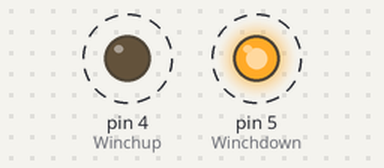
This sketch was run on a simulated Arduino Uno, built with avr-gcc and run on an emulated ATmega328P. Shown: output pins drawn as LEDs (lit = HIGH). Dashed ring = blinking.

Above: at 0.5 s.
Timing chart, 0 to 4.6 s (numbered marks = the images above):
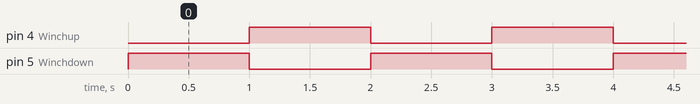

Measured:
- by itself, pin 4 (Winchup), pin 5 (Winchdown): alternates HIGH for 1.0 s and LOW for 1.0 s

The sketch:

Winch.ino
```cpp
int Winchup = 4;
int Winchdown = 5;


void setup() {
  // put your setup code here, to run once:
  pinMode(Winchup, OUTPUT);
  pinMode(Winchdown, OUTPUT);

  Serial.begin(9600);

}

void winchup(){
 analogWrite(Winchdown,0);
 analogWrite(Winchup,255);
 delay(1000);
}

void winchdown(){
 analogWrite(Winchup,0);
 analogWrite(Winchdown,255);
 delay(1000);
}

void loop() {
  // put your main code here, to run repeatedly:
winchdown();
winchup();
}
```
